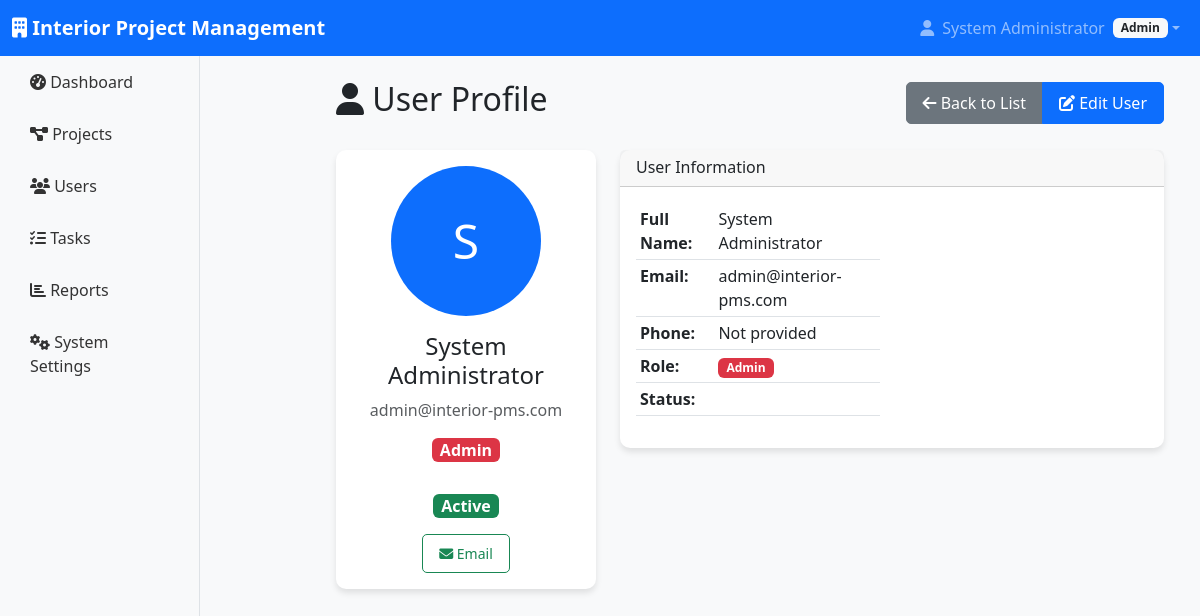
The app's page /modules/users/view.php?id=2 (signed in) with its own data.
### tables this page shows
CREATE TABLE users (
    id INT AUTO_INCREMENT PRIMARY KEY,
    name VARCHAR(100) NOT NULL,
    email VARCHAR(100) UNIQUE NOT NULL,
    password VARCHAR(255) NOT NULL,
    role ENUM('admin', 'manager', 'designer', 'site_manager', 'site_coordinator', 'site_supervisor') NOT NULL,
    phone VARCHAR(20),
    address TEXT,
    profile_image VARCHAR(255),
    status ENUM('active', 'inactive') DEFAULT 'active',
    created_at TIMESTAMP DEFAULT CURRENT_TIMESTAMP,
    updated_at TIMESTAMP DEFAULT CURRENT_TIMESTAMP ON UPDATE CURRENT_TIMESTAMP
);

### config/auth.php (called while the page is built, shortened)
<?php
class Auth {
    public function isLoggedIn() {
        return isset($_SESSION['user_id']);
    }
    public function getCurrentUser() {
        if($this->isLoggedIn()) {
            return [
                'id' => $_SESSION['user_id'],
                'name' => $_SESSION['user_name'],
                'email' => $_SESSION['user_email'],
                'role' => $_SESSION['user_role']
            ];
        }
        return null;
    }
}
?>

### config/roles.php (called while the page is built)
<?php
$role_permissions = [
    'admin' => [
        'users' => ['create', 'read', 'update', 'delete'],
        'projects' => ['create', 'read', 'update', 'delete'],
        'tasks' => ['create', 'read', 'update', 'delete'],
        'reports' => ['create', 'read', 'update', 'delete'],
        'settings' => ['create', 'read', 'update', 'delete'],
        'designs' => ['create', 'read', 'update', 'delete'],
        'inventory' => ['create', 'read', 'update', 'delete'],
        'schedule' => ['create', 'read', 'update', 'delete'],
        'attendance' => ['create', 'read', 'update', 'delete']
    ],
    'manager' => [
        'users' => ['read', 'update'],
        'projects' => ['create', 'read', 'update'],
        'tasks' => ['create', 'read', 'update', 'delete'],
        'reports' => ['create', 'read', 'update'],
        'settings' => ['read']
    ],
    'designer' => [
        'projects' => ['read', 'update'],
        'tasks' => ['read', 'update'],
        'reports' => ['read'],
        'designs' => ['create', 'read', 'update']
    ],
    'site_manager' => [
        'projects' => ['read', 'update'],
        'tasks' => ['create', 'read', 'update'],
        'reports' => ['create', 'read'],
        'inventory' => ['read', 'update']
    ],
    'site_coordinator' => [
        'projects' => ['read'],
        'tasks' => ['read', 'update'],
        'reports' => ['read'],
        'schedule' => ['read', 'update']
    ],
    'site_supervisor' => [
        'tasks' => ['read', 'update'],
        'reports' => ['create', 'read'],
        'attendance' => ['create', 'read']
    ]
];
function hasPermission($role, $module, $action) {
    global $role_permissions;
    return isset($role_permissions[$role][$module]) &&
           in_array($action, $role_permissions[$role][$module]);
}
?>

### modules/users/view.php (the view, shortened to what this page needs)
<?php
include '../../includes/header.php';
require_once '../../config/roles.php';
$user_id = intval($_GET['id'] ?? 0);
$query = "SELECT * FROM users WHERE id = ?";
$stmt = $db->prepare($query);
$stmt->execute([$user_id]);
$user = $stmt->fetch(PDO::FETCH_ASSOC);
?>
<div class="container-fluid">
    <div class="row">
        <div class="col-md-3">
            <?php include '../../includes/sidebar.php'; ?>
        </div>
        <div class="col-md-9">
            <div class="main-content p-4">
                <div class="d-flex justify-content-between align-items-center mb-4">
                    <h2><i class="fas fa-user"></i> User Profile</h2>
                    <div class="btn-group">
                        <a href="list.php" class="btn btn-secondary">
                            <i class="fas fa-arrow-left"></i> Back to List
                        </a>
                        <?php if (hasPermission($current_user['role'], 'users', 'update')): ?>
                        <a href="edit.php?id=<?php echo $user['id']; ?>" class="btn btn-primary">
                            <i class="fas fa-edit"></i> Edit User
                        </a>
                        <?php endif; ?>
                    </div>
                </div>
                <div class="row mb-4">
                    <div class="col-md-4">
                        <div class="card">
                            <div class="card-body text-center">
                                <div class="mb-3">
                                    <?php if ($user['profile_image']): ?>
                                    <img src="../../<?php echo htmlspecialchars($user['profile_image']); ?>"
                                        class="rounded-circle img-thumbnail" width="150" height="150" alt="Profile">
                                    <?php else: ?>
                                    <div class="rounded-circle bg-primary text-white d-flex align-items-center justify-content-center mx-auto"
                                        style="width: 150px; height: 150px; font-size: 48px;">
                                        <?php echo strtoupper(substr($user['name'], 0, 1)); ?>
                                    </div>
                                    <?php endif; ?>
                                </div>
                                <h4><?php echo htmlspecialchars($user['name']); ?></h4>
                                <p class="text-muted"><?php echo htmlspecialchars($user['email']); ?></p>
                                <span class="badge bg-<?php
                                    echo match($user['role']) {
                                        'admin' => 'danger',
                                        'manager' => 'primary',
                                        'designer' => 'success',
                                        'site_manager' => 'warning',
                                        'site_coordinator' => 'info',
                                        'site_supervisor' => 'secondary',
                                        default => 'secondary'
                                    };
                                ?> fs-6 mb-3"><?php echo ucfirst(str_replace('_', ' ', $user['role'])); ?></span>
                                <div class="mt-3">
                                    <span
                                        class="badge bg-<?php echo $user['status'] == 'active' ? 'success' : 'secondary'; ?> fs-6">
                                        <?php echo ucfirst($user['status']); ?>
                                    </span>
                                </div>
                                <div class="mt-3">
                                    <a href="mailto:<?php echo $user['email']; ?>"
                                        class="btn btn-outline-success btn-sm">
                                        <i class="fas fa-envelope"></i> Email
                                    </a>
                                </div>
                            </div>
                        </div>
                    </div>
                    <div class="col-md-8">
                        <div class="card">
                            <div class="card-header">
                                <h6 class="mb-0">User Information</h6>
                            </div>
                            <div class="card-body">
                                <div class="row">
                                    <div class="col-md-6">
                                        <table class="table table-sm">
                                            <tr>
                                                <td><strong>Full Name:</strong></td>
                                                <td><?php echo htmlspecialchars($user['name']); ?></td>
                                            </tr>
                                            <tr>
                                                <td><strong>Email:</strong></td>
                                                <td><?php echo htmlspecialchars($user['email']); ?></td>
                                            </tr>
                                            <tr>
                                                <td><strong>Phone:</strong></td>
                                                <td><?php echo htmlspecialchars($user['phone'] ?? 'Not provided'); ?>
                                                </td>
                                            </tr>
                                            <tr>
                                                <td><strong>Role:</strong></td>
                                                <td>
                                                    <span
                                                        class="badge bg-<?php
                                                        echo match($user['role']) {
                                                            'admin' => 'danger',
                                                            'manager' => 'primary',
                                                            'designer' => 'success',
                                                            'site_manager' => 'warning',
                                                            'site_coordinator' => 'info',
                                                            'site_supervisor' => 'secondary',
                                                            default => 'secondary'
                                                        };
                                                    ?>"><?php echo ucfirst(str_replace('_', ' ', $user['role'])); ?></span>
                                                </td>
                                            </tr>
                                            <tr>
                                                <td><strong>Status:</strong></td>
                                                <td>

### assets/css/custom.css (style rules this page uses)
:root { --primary-color: #007bff; --secondary-color: #6c757d; --success-color: #28a745; --warning-color: #ffc107; --danger-color: #dc3545; --info-color: #17a2b8; }
body { font-family: "Segoe UI", Tahoma, Geneva, Verdana, sans-serif; background-color: #f8f9fa; }
.main-content { margin-left: 0; padding: 10px; }
.card { border: none; border-radius: 10px; box-shadow: 0 4px 6px rgba(0, 0, 0, 0.1); transition: transform 0.3s ease, box-shadow 0.3s ease; }
.btn { border-radius: 5px; padding: 8px 16px; font-weight: 500; transition: all 0.3s ease; }
.badge { font-size: 0.75em; padding: 4px 8px; }

### records on screen
users: name "S", name "System Administrator", email "admin@interior-pms.com", role "Admin", status "Active", phone "Not provided"

### other values on screen
$current_user['name'] "System Administrator"
$current_user['role'] "Admin"
